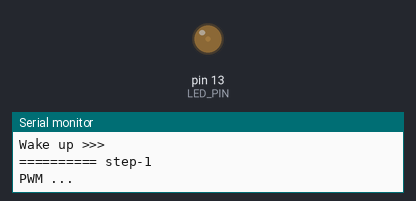
Simulated run of this sketch. Board: Arduino Uno, built with avr-gcc and run on an emulated ATmega328P. On the bench: output pins drawn as LEDs (lit = HIGH), the last lines printed to the serial monitor. Sleep ends after the set time or at an interrupt; random numbers use the default seed unless the sketch sets one.

Above: at 4.2 s.
At 20.6 s:
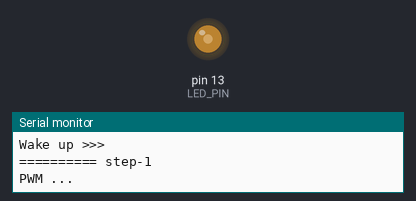
Timing chart, 0 to 38.4 s (numbered marks = the images above):
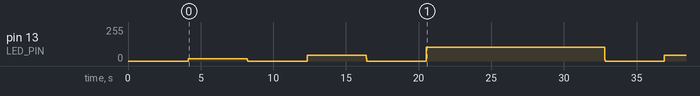

The sketch:

finalExamWei.ino
```cpp
#include <avr/sleep.h>

#include <avr/power.h>

#include <avr/wdt.h>

#define LED_PIN 13 // LED亮的接腳

int stepNow = 0; // 紀錄現在是第幾步驟
volatile int WDT_flag = 1;
int dutyCycle = 25; // 存放產生的亂數並當作步驟1的duty cycle
int LEDLight = 0; // 是否點亮LED
int cnt = 0;
unsigned int count = 0;

const int top = 24;
void init_Timer1() {

    TCCR1A = 0;
    TCCR1B = (1 << WGM12); // CTC mode; Clear Timer on Compare
    TCCR1B |= (1 << CS10) | (1 << CS11); // Prescaler == 64
    OCR1A = top; // TOP count for CTC, 與 prescaler 有關
    TCNT1 = 0; // counter 歸零
    TIMSK1 |= (1 << OCIE1A); // enable CTC for TIMER1_COMPA_vect

    Serial.println("initializing Timer");
    delay(100);
}

void init_WDT() {

    MCUSR &= ~(1 << WDRF);
    //我們必須先將WDTCSR暫存器中的WDCE位元設為1，才可以改變WDE或prescaler的設定值。
    WDTCSR |= (1 << WDCE) | (1 << WDE);
    WDTCSR = 1 << WDP3; // 設定WDP[3:0]=1000，timeout時間為4秒
    WDTCSR |= (1 << WDIE); // 設定WDT的執行模式為中斷模式

    Serial.println("initializing WDT");
    delay(100);

}

void setup() {

    Serial.begin(9600);

    randomSeed(analogRead(A0)); // 給亂數種子

    pinMode(LED_PIN, OUTPUT);

    init_WDT();

    init_Timer1();

}
void loop() {
    step0();
    step1();
}

// 自動產生並印出x=2~50的亂數(duty cycle),接著進入省電模式(power-save)4秒鐘
void step0() {
    if (WDT_flag == 1) {
        if (stepNow == 0) {
            Serial.println("========== step-0");
            digitalWrite(LED_PIN, LOW); // 先確定LED為暗
            LEDLight = 0; // 不點亮LED
            dutyCycle = random(2, 51); // 產生2~50亂數
            Serial.print("Duty cycle:");
            Serial.println(dutyCycle);
            delay(100);
            WDT_flag = 0; // 跳出無窮迴圈
            Serial.println("sleep");
            delay(100);
            enterSleep(); // 進入睡眠模式
        }
    }
}
// 使用Timer1模擬PWM頻率100HZ,duty cycle=x亂數%,在pin13持續點亮LED 4秒鐘後關閉回到step0
void step1() {
    if (WDT_flag == 1) {
        if (stepNow == 1) {
            Serial.println("========== step-1");
            LEDLight = 1; // 讓LED亮
            delay(100);
        }
        Serial.println("PWM ...");
        WDT_flag = 0; // 跳出無窮迴圈
    }
}
void enterSleep() {
    set_sleep_mode(SLEEP_MODE_PWR_SAVE); // 設定power-save睡眠模式
    sleep_enable(); //開啟睡眠功能
    sleep_mode(); //進入睡眠狀態

    sleep_disable(); // 關閉睡眠功能
    power_all_enable(); // 致能所有的周邊

}
ISR(WDT_vect) {
    // 看門狗時間到喚醒
    if (WDT_flag == 0) {
        Serial.println("Wake up >>> ");
        WDT_flag = 1;
    }
    if (stepNow == 0) {
        // 喚醒後如果目前是step0要換到step1的功能
        stepNow = 1;
    } else {
        // 反之目前是step1要換到step0的功能
        stepNow = 0;
    }
}

ISR(TIMER1_COMPA_vect) {
    if (LEDLight == 1) {
        digitalWrite(LED_PIN, HIGH);
        count++;
        if (count < dutyCycle) {
            digitalWrite(LED_PIN, HIGH);
        }
        if (count > dutyCycle) {
            digitalWrite(LED_PIN, LOW);
        }
        if (count > 100) {
            count = 0;
        }
    }
}
```
